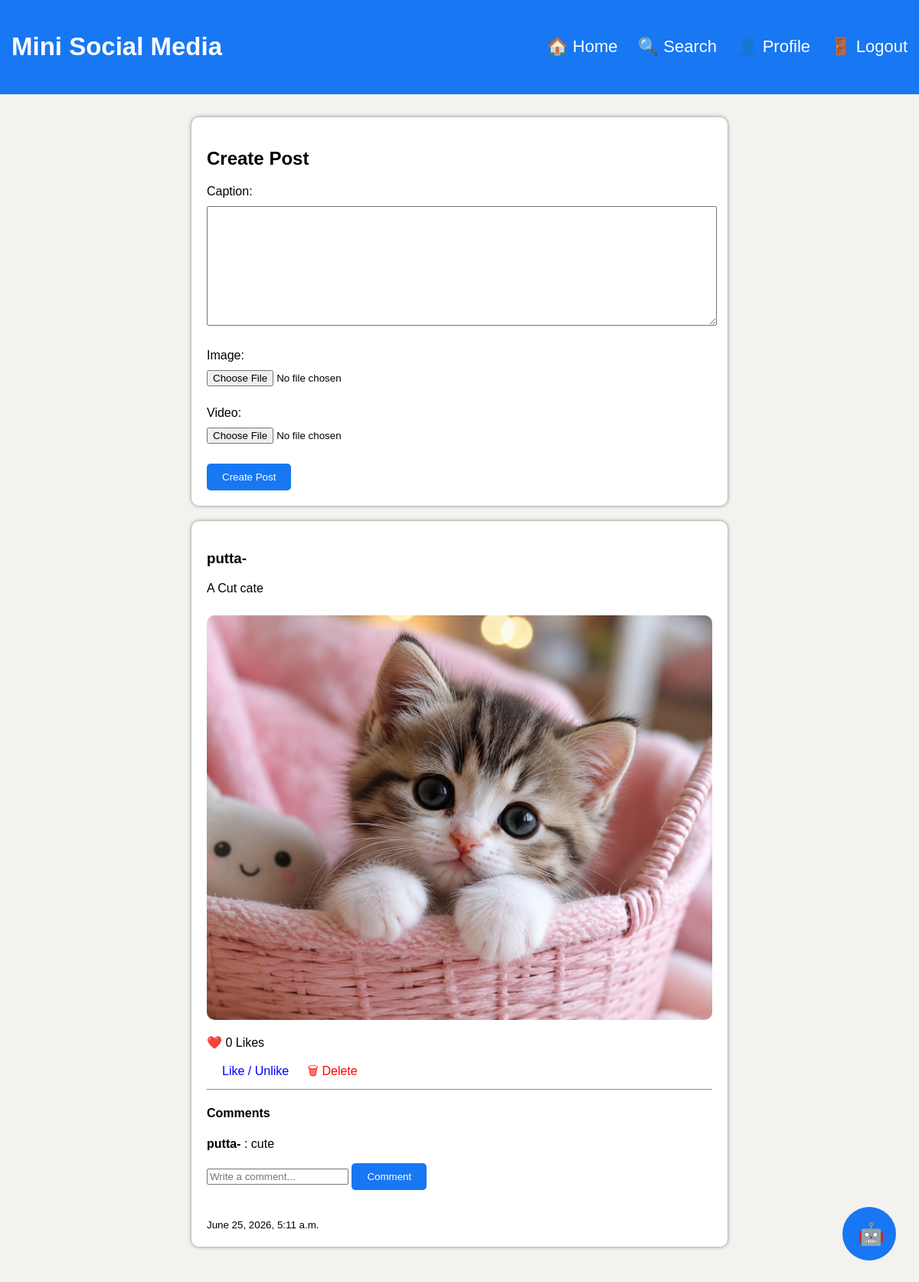
The app's page / (signed in) with its own data.
### posts/models.py (models this page shows, shortened)
class Post(models.Model):
    user = models.ForeignKey(User, on_delete=models.CASCADE)
    caption = models.TextField()
    image = models.ImageField(upload_to='posts/', blank=True, null=True)
    video = models.FileField(upload_to='videos/', blank=True, null=True)
    created_at = models.DateTimeField(auto_now_add=True)
    likes = models.ManyToManyField(
        User,
        related_name='liked_posts',
        blank=True
    )
    def total_likes(self):
        return self.likes.count()

class Comment(models.Model):
    post = models.ForeignKey(Post, on_delete=models.CASCADE, related_name='comments')
    user = models.ForeignKey(User, on_delete=models.CASCADE)
    text = models.TextField()
    created_at = models.DateTimeField(auto_now_add=True)

### users/views.py (the view)
# urls.py: path('', views.home, name='home'),
def home(request):
    if request.method == "POST":
        form = PostForm(request.POST, request.FILES)
        if form.is_valid():
            post = form.save(commit=False)
            post.user = request.user
            post.save()
            return redirect('home')
    else:
        form = PostForm()
    posts = Post.objects.all().order_by('?')
    return render(request, 'home.html',{
         'form': form,
        'posts': posts
    })

### posts/forms.py
class PostForm(forms.ModelForm):
    class Meta:
        model = Post
        fields = ['caption', 'image', 'video']

### users/templates/home.html (shortened to what this page needs)
{% load static %}
<!DOCTYPE html>
<html>
<head>
    <link rel="stylesheet" href="{% static 'css/style.css' %}">
</head>
<body>
<nav>
    <h2>Mini Social Media</h2>
    <div>
        <a href="{% url 'home' %}">🏠 Home</a>
        <a href="{% url 'search_users' %}">🔍 Search</a>
        <a href="{% url 'profile' %}">👤 Profile</a>
        <a href="{% url 'logout' %}">🚪 Logout</a>
    </div>
</nav>
<div class="container">
    <div class="card">
        <h2>Create Post</h2>
        <form method="POST" enctype="multipart/form-data">
            {{ form.as_p }}
            <button type="submit">Create Post</button>
        </form>
    </div>
    {% for post in posts %}
        <div class="card">
            <h3>{{ post.user.username }}</h3>
            <p>{{ post.caption }}</p>
            {% if post.image %}
                <img src="{{ post.image.url }}">
            {% endif %}
            <p>
    ❤️ {{ post.total_likes }} Likes
</p>
<a href="{% url 'like_post' post.id %}" style="color:blue;">
    Like / Unlike
</a>
{% if request.user == post.user %}
<a href="{% url 'delete_post' post.id %}"
onclick="return confirm('Are you sure you want to delete this post?');"
style="color:red;">
🗑 Delete
</a>
{% endif %}
<hr>
<h4>Comments</h4>
{% for comment in post.comments.all %}
<p>
    <b>{{ comment.user.username }}</b> :
    {{ comment.text }}
</p>
{% empty %}
<p>No comments yet.</p>
{% endfor %}
<form method="POST" action="{% url 'add_comment' post.id %}">
    <input
        type="text"
        name="text"
        placeholder="Write a comment..."
        required
    >
    <button type="submit">
        Comment
    </button>
</form>
<br><br>
<small>{{ post.created_at }}</small>
        </div>
    {% empty %}
        <div class="card">
            <p>No posts yet. Create your first post!</p>
        </div>
    {% endfor %}
</div>
<a href="{% url 'chatbot' %}">
<button
style="
position:fixed;
bottom:30px;
right:30px;
width:70px;
height:70px;
border-radius:50%;
font-size:28px;
background:#1877f2;
color:white;
border:none;
cursor:pointer;
">
🤖
</button>
</a>
</body>
</html>

### static/css/style.css (style rules this page uses)
body { margin:0; font-family:Arial; background:#f0f2f5; }
nav { background:#1877f2; padding:15px; display:flex; justify-content:space-between; align-items:center; }
nav a { color:white; text-decoration:none; margin-left:20px; }
.container { width:700px; margin:auto; margin-top:30px; }
.card { background:white; padding:20px; margin-bottom:20px; border-radius:10px; box-shadow:0px 2px 8px rgba(0,0,0,.2); }

### users/templates/home.html (style rules this page uses)
body { background:#f3f2ef; font-family:Arial; margin:0; }
nav { background:#1877f2; color:white; padding:15px; font-size:22px; }
.container { width:700px; margin:30px auto; }
.card { background:white; padding:20px; margin-bottom:20px; border-radius:10px; box-shadow:0 0 5px gray; }
img { width:100%; border-radius:10px; margin-top:10px; }
textarea, input[type=file] { width:100%; margin:10px 0; }
button { background:#1877f2; color:white; border:none; padding:10px 20px; border-radius:5px; cursor:pointer; }
a { color:white; text-decoration:none; margin-left:20px; }

### records on screen
Post: user.username "putta-", caption "A Cut cate", image (picture), total_likes "0", shows "🗑 Delete", created_at "June 25, 2026, 5:11 a.m."
Comment: user.username "putta-", text "cute"
